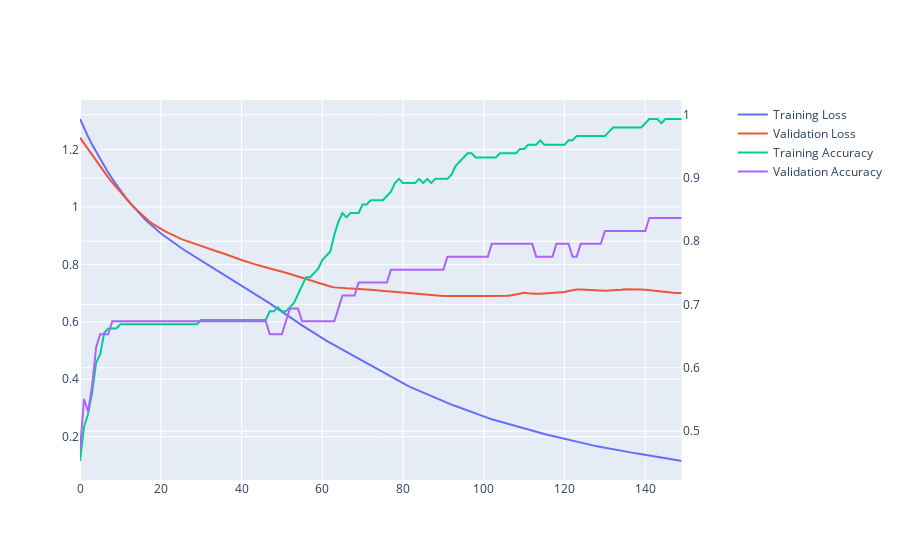

Source (notebook cell):
### Code cell
model,df=train_models(X_train,y_train_hot,X_test,y_test_hot,150,128,0.0005,32,'adam','crossentropy',verbose=1)

### Figure 1 — Plotly figure (JSON) as saved in the notebook; plotly's stock layout.template omitted (floating-point values rounded to 4 significant figures; data arrays with more than 128 entries replaced by an {"elided": "..."} marker saying what was removed)
{"data": [{"name": "Training Loss", "type": "scatter", "x": {"elided": "150 int values"}, "y": {"elided": "150 float values"}}, {"name": "Validation Loss", "type": "scatter", "x": {"elided": "150 int values"}, "y": {"elided": "150 float values"}}, {"name": "Training Accuracy", "type": "scatter", "x": {"elided": "150 int values"}, "xaxis": "x", "y": {"elided": "150 float values"}, "yaxis": "y2"}, {"name": "Validation Accuracy", "type": "scatter", "x": {"elided": "150 int values"}, "xaxis": "x", "y": {"elided": "150 float values"}, "yaxis": "y2"}], "layout": {"xaxis": {"anchor": "y", "domain": [0, 0.94]}, "yaxis": {"anchor": "x", "domain": [0, 1]}, "yaxis2": {"anchor": "x", "overlaying": "y", "side": "right"}}}
